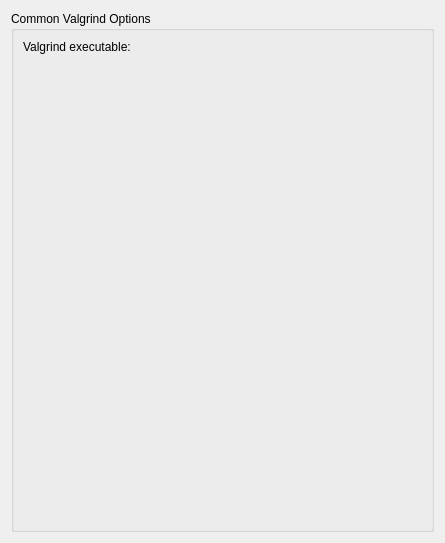
<?xml version="1.0" encoding="UTF-8"?>
<ui version="4.0">
 <class>ValgrindConfigWidget</class>
 <widget class="QWidget" name="ValgrindConfigWidget">
  <property name="geometry">
   <rect>
    <x>0</x>
    <y>0</y>
    <width>445</width>
    <height>543</height>
   </rect>
  </property>
  <layout class="QVBoxLayout" name="verticalLayout">
   <item>
    <widget class="QGroupBox" name="commonValgrindOptions">
     <property name="sizePolicy">
      <sizepolicy hsizetype="Preferred" vsizetype="Expanding">
       <horstretch>0</horstretch>
       <verstretch>1</verstretch>
      </sizepolicy>
     </property>
     <property name="title">
      <string>Common Valgrind Options</string>
     </property>
     <layout class="QFormLayout" name="formLayout">
      <property name="fieldGrowthPolicy">
       <enum>QFormLayout::ExpandingFieldsGrow</enum>
      </property>
      <item row="0" column="0">
       <widget class="QLabel" name="valgrindExeLabel">
        <property name="text">
         <string>Valgrind executable:</string>
        </property>
       </widget>
      </item>
      <item row="0" column="1">
       <widget class="Utils::PathChooser" name="valgrindExeChooser" native="true"/>
      </item>
     </layout>
    </widget>
   </item>
  </layout>
 </widget>
 <customwidgets>
  <customwidget>
   <class>Utils::PathChooser</class>
   <extends>QWidget</extends>
   <header location="global">utils/pathchooser.h</header>
   <container>1</container>
  </customwidget>
 </customwidgets>
 <resources/>
 <connections/>
</ui>
